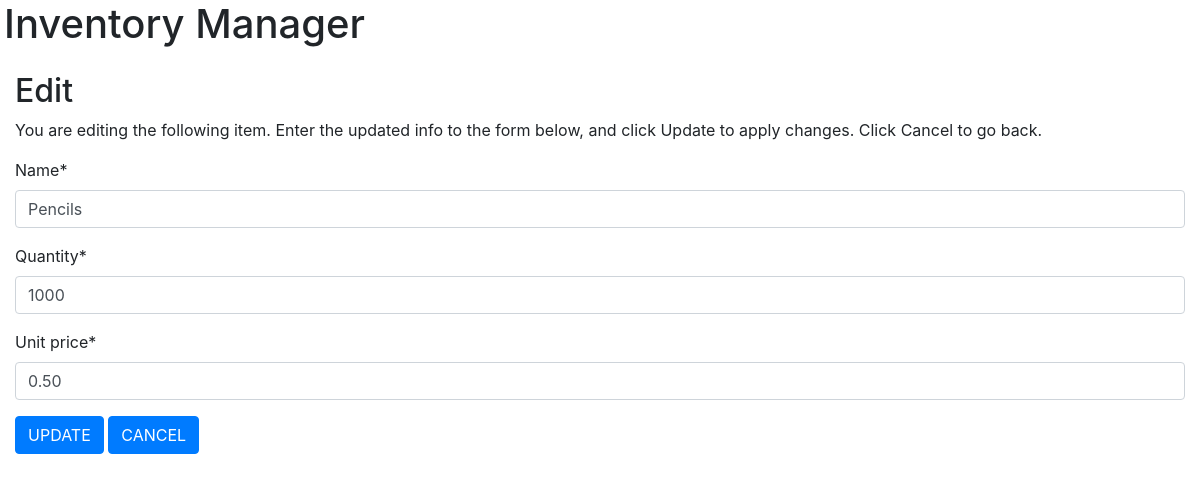
Screenshot of /edit/1 with the database file from the repository.
### home/models.py (models this page shows, shortened)
class Inventory(models.Model):
    name = models.CharField(max_length=254)
    quantity = models.IntegerField()
    unit_price = models.DecimalField(max_digits=6, decimal_places=2)
    deleted = models.BooleanField(default=False)
    delete_comment = models.CharField(max_length=254, null=True, blank=True)
    class Meta:
        verbose_name_plural = "Inventory"

### home/views.py (the view)
# urls.py: path("edit/<int:inventory_id>", views.edit_inventory, name="edit_inventory"),
def edit_inventory(request, inventory_id):
    item = get_object_or_404(Inventory, pk=inventory_id)
    if request.method == 'POST':
        form = InventoryForm(request.POST, instance=item)
        if form.is_valid():
            form.save()
            return redirect('home')
    else:
        form = InventoryForm(instance=item)
    template = 'home/edit.html'
    context = {
        'item': item,
        'form': form,
    }
    return render(request, template, context)

### home/forms.py
class InventoryForm(forms.ModelForm):
    class Meta:
        model = Inventory
        exclude = ('deleted', 'delete_comment')

### home/templates/home/edit.html (shortened to what this page needs)
<!DOCTYPE html>
<html lang="en">
  <head>
    <link
      rel="stylesheet"
      href="https://cdnjs.cloudflare.com/ajax/libs/font-awesome/5.15.3/css/all.min.css"
    />
    <link
      rel="stylesheet"
      href="https://stackpath.bootstrapcdn.com/bootstrap/4.4.1/css/bootstrap.min.css"
    />
  </head>
  <body>
    {% load crispy_forms_tags %}
    <div class="container-fluid">
      <div class="row mb-3 pl-1">
        <h1>Inventory Manager</h1>
      </div>
      <div class="row">
        <div class="col-12">
          <h2>Edit</h2>
        </div>
        <div class="col-12">
          <p>
            You are editing the following item. Enter the updated info to the
            form below, and click Update to apply changes. Click Cancel to go
            back.
          </p>
          <form action="{% url 'edit_inventory' item.id %}" method="post">
            {% csrf_token %} {{ form|crispy }}
            <button type="submit" class="btn btn-primary">UPDATE</button>
            <a href="{% url 'home' %}" class="btn btn-primary">CANCEL</a>
          </form>
        </div>
      </div>
    </div>
  </body>
</html>

### rows the page displays
Inventory: name "Pencils", quantity "1000", unit_price "0.50"
